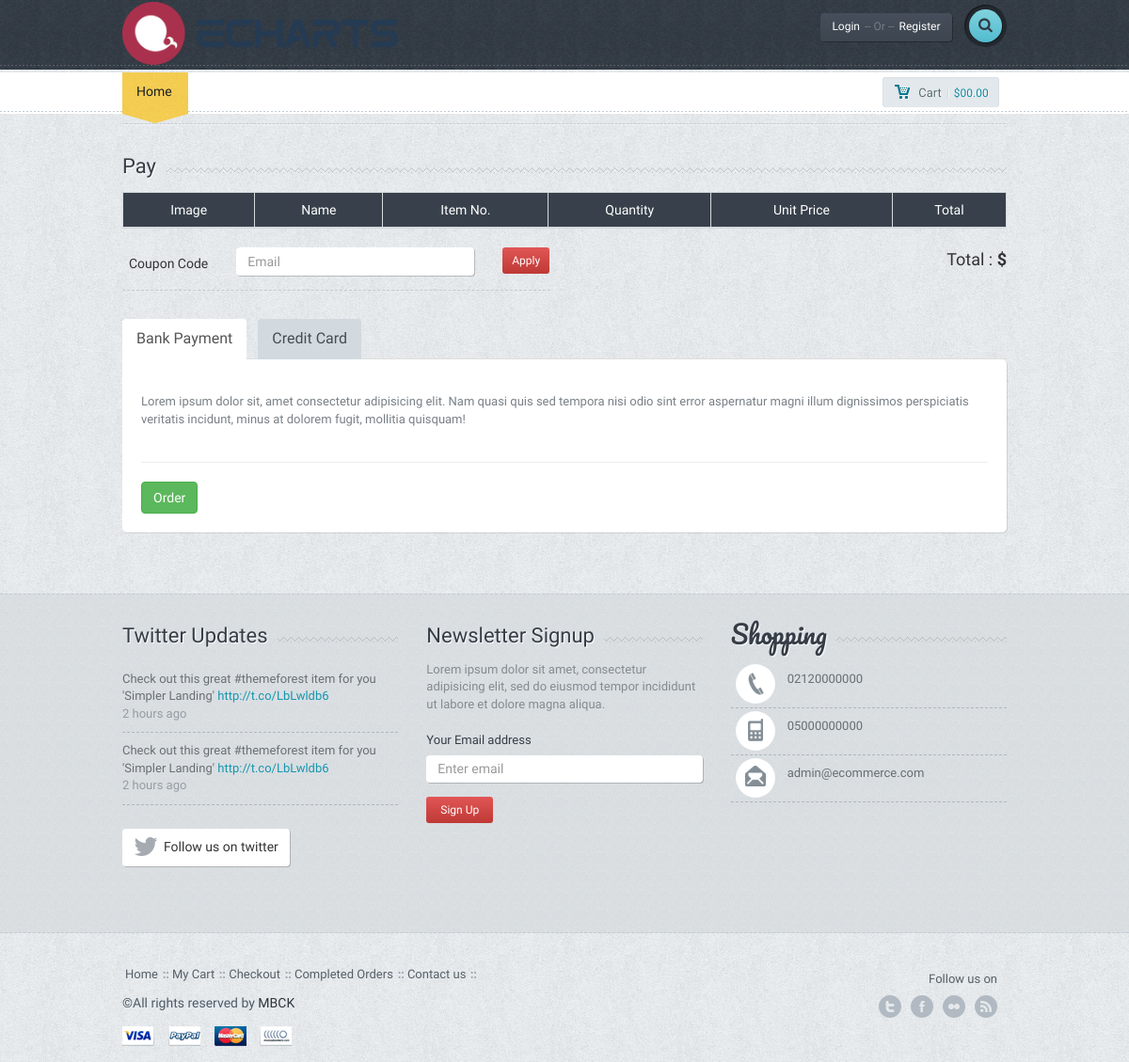
Page /pay.php on the earlier database version.
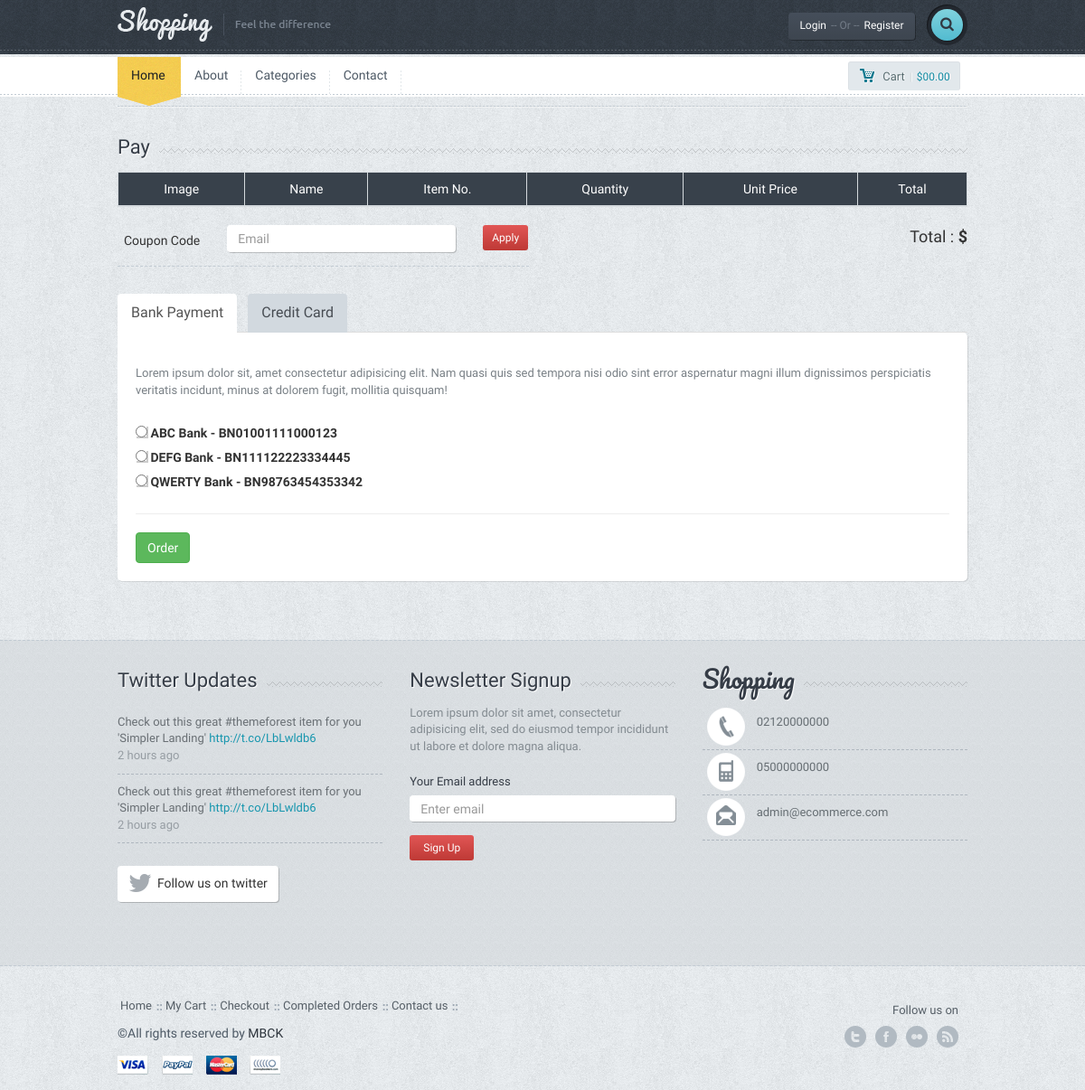
Same page on the later database version.
### tables this page shows
CREATE TABLE `setting` (
  `setting_id` int(11) NOT NULL,
  `setting_logo` varchar(150) DEFAULT NULL,
  `setting_url` varchar(50) NOT NULL,
  `setting_title` varchar(250) DEFAULT NULL,
  `setting_description` varchar(250) DEFAULT NULL,
  `setting_keywords` varchar(250) DEFAULT NULL,
  `setting_author` varchar(100) DEFAULT NULL,
  `setting_tel` varchar(50) DEFAULT NULL,
  `setting_gsm` varchar(50) DEFAULT NULL,
  `setting_fax` varchar(50) DEFAULT NULL,
  `setting_mail` varchar(50) DEFAULT NULL,
  `setting_district` varchar(50) DEFAULT NULL,
  `setting_country` varchar(50) DEFAULT NULL,
  `setting_adress` varchar(250) DEFAULT NULL,
  `setting_time` varchar(250) DEFAULT NULL,
  `setting_maps` varchar(250) DEFAULT NULL,
  `setting_analystic` varchar(250) DEFAULT NULL,
  `setting_desk` varchar(250) DEFAULT NULL,
  `setting_facebook` varchar(100) DEFAULT NULL,
  `setting_twitter` varchar(100) DEFAULT NULL,
  `setting_google` varchar(100) DEFAULT NULL,
  `setting_youtube` varchar(100) DEFAULT NULL,
  `setting_smtphost` varchar(50) DEFAULT NULL,
  `setting_smtppassword` varchar(50) DEFAULT NULL,
  `setting_smtpport` varchar(50) DEFAULT NULL,
  `setting_live` enum('0','1') NOT NULL DEFAULT '1'
);

CREATE TABLE `menu` (
  `menu_id` int(11) NOT NULL,
  `menu_top` varchar(50) NOT NULL,
  `menu_name` varchar(100) NOT NULL,
  `menu_detail` text NOT NULL,
  `menu_url` varchar(250) NOT NULL,
  `menu_order` int(2) NOT NULL,
  `menu_status` enum('0','1') NOT NULL,
  `menu_seourl` varchar(250) NOT NULL
);

CREATE TABLE `bank` (
  `bank_id` int(11) NOT NULL,
  `bank_name` varchar(100) NOT NULL,
  `bank_iban` varchar(100) NOT NULL,
  `bank_accountname` varchar(100) NOT NULL,
  `bank_status` enum('0','1') NOT NULL DEFAULT '0'
);

### admin/production/function.php (called while the page is built, shortened)
<?php
function seo($str, $options = array())
{
    $str = mb_convert_encoding((string)$str, 'UTF-8', mb_list_encodings());
    $defaults = array(
        'delimiter' => '-',
        'limit' => null,
        'lowercase' => true,
        'replacements' => array(),
        'transliterate' => true
    );
    $options = array_merge($defaults, $options);
    $str = preg_replace(array_keys($options['replacements']), $options['replacements'], $str);
    if ($options['transliterate']) {
        $str = str_replace(array_keys($char_map), $char_map, $str);
    }
    $str = preg_replace('/[^\p{L}\p{Nd}]+/u', $options['delimiter'], $str);
    $str = preg_replace('/(' . preg_quote($options['delimiter'], '/') . '){2,}/', '$1', $str);
    $str = mb_substr($str, 0, ($options['limit'] ? $options['limit'] : mb_strlen($str, 'UTF-8')), 'UTF-8');
    $str = trim($str, $options['delimiter']);
    return $options['lowercase'] ? mb_strtolower($str, 'UTF-8') : $str;
}
?>

### pay.php (the view, shortened to what this page needs)
<?php
		require_once 'header.php';
	?>
	<div class="container">
		<div class="lines"></div>
	</div>
	<div class="container">
		<div class="title-bg">
			<div class="title">Pay</div>
		</div>
		<div class="table-responsive">
			<table class="table table-bordered chart">
				<thead>
					<tr>
						<th>Image</th>
						<th>Name</th>
						<th>Item No.</th>
						<th>Quantity</th>
						<th>Unit Price</th>
						<th>Total</th>
					</tr>
				</thead>
			</table>
		</div>
		<div class="row">
			<div class="col-md-6">
				<form class="form-horizontal coupon" role="form">
					<div class="form-group">
						<label for="coupon" class="col-sm-3 control-label">Coupon Code</label>
						<div class="col-sm-7">
							<input type="email" class="form-control" id="coupon" placeholder="Email">
						</div>
						<div class="col-sm-2">
							<button class="btn btn-default btn-red btn-sm">Apply</button>
						</div>
					</div>
				</form>
			</div>
			<div class="col-md-3 col-md-offset-3">
			<div class="subtotal-wrap">
				<div class="total">Total : <span class="bigprice">$ <?php echo $total_price ?></span></div>
			</div>
			<div class="clearfix"></div>
			</div>
		</div>
        <div class="tab-review">
            <ul id="myTab" class="nav nav-tabs shop-tab">
				<li class="active"><a href="#bank" data-toggle="tab">Bank Payment</a></li>
				<li class=""><a href="#card" data-toggle="tab">Credit Card</a></li>
			</ul>
			<div id="myTabContent" class="tab-content shop-tab-ct">
				<div class="tab-pane fade active in" id="bank">
					<form action="admin/system/work.php" method="POST">
						<p>
							Lorem ipsum dolor sit, amet consectetur adipisicing elit.
							Nam quasi quis sed tempora nisi odio sint error aspernatur
							magni illum dignissimos perspiciatis veritatis incidunt,
							minus at dolorem fugit, mollitia quisquam!
						</p>
						<?php
							$bankcontrol=$db->prepare("SELECT * FROM bank order by bank_id ASC");
							$bankcontrol->execute();
							while($bankbring=$bankcontrol->fetch(PDO::FETCH_ASSOC)) {
						?>
							<div>
								<input type="radio" name="order_bank" value="<?php echo $bankbring['bank_name']?>">
								<label><?php echo $bankbring['bank_name']?> - <?php echo $bankbring['bank_iban']?></label>
							</div>
						<?php
							}
						?>
						<hr>
						<button class="btn btn-success" type="submit" name="bank_orderadd">Order</button>
					</form>
				</div>
			</div>
		</div>
		<div class="spacer"></div>
	</div>
	<?php
		require_once 'footer.php';
	?>

### header.php (shortened to what this page needs)
<?php
    require_once 'admin/system/connect.php';
	require_once 'admin/production/function.php';
	$sql=$db->prepare("SELECT * FROM setting WHERE setting_id=:id");
	$sql->execute(['id' => 1]);
	$settingbring=$sql->fetch(PDO::FETCH_ASSOC);
	$usersql=$db->prepare("SELECT * FROM user WHERE user_mail=:mail");
    $usersql->execute(['mail' => $_SESSION['usercustomer_mail']]);
    $userbring=$usersql->fetch(PDO::FETCH_ASSOC);
?>
<!DOCTYPE html>
<html lang="en">
  <head>
	<link href='font-awesome\css\font-awesome.css' rel="stylesheet" type="text/css">
    <link href="bootstrap\css\bootstrap.min.css" rel="stylesheet">
	<link rel="stylesheet" href="style.css">
	<link rel="stylesheet" type="text/css" href="js\product\jquery.fancybox.css?v=2.1.5" media="screen">
	<link rel="stylesheet" href="css\owl.carousel.css">
	<link rel="stylesheet" href="css\owl.transitions.css">
</head>
<body>
<div id="wrapper">
	<div class="header">
		<div class="container">
			<div class="row">
				<div class="col-xs-6 col-md-4 main-logo">
					<a href="index"><img src="<?php echo $settingbring['setting_logo']; ?>" alt="logo" class="logo img-responsive"></a>
				</div>
				<div class="col-md-8">
					<div class="pushright">
						<div class="top">
							<?php
								if(!isset($_SESSION['usercustomer_mail'])) {
							?>
								<a href="#" id="reg" class="btn btn-default btn-dark">Login<span>-- Or --</span>Register</a>
							<?php } else { ?>
								<a href="#" class="btn btn-default btn-dark">Welcome<span><?php echo $userbring['user_name']; ?> </span></a>
							<?php } ?>
							<div class="srch-wrap">
								<a href="#" id="srch" class="btn btn-default btn-search"><i class="fa fa-search"></i></a>
							</div>
						</div>
					</div>
				</div>
			</div>
		</div>
		<div class="dashed"></div>
	</div>
	<div class="main-nav">
		<div class="navbar navbar-default navbar-static-top">
			<div class="container">
				<div class="row">
					<div class="col-md-10">
						<div class="navbar-collapse collapse">
							<ul class="nav navbar-nav">
								<li><a href="index" class="active">Home</a><div class="curve"></div></li>
								<?php
									$menucontrol=$db->prepare("SELECT * FROM menu where menu_status=:mstatus order by menu_order ASC limit 5");
									$menucontrol->execute(
										[
											'mstatus' => 1
										]
									);
									while($menubring=$menucontrol->fetch(PDO::FETCH_ASSOC)) {
								?>
									<li><a href="<?php if(!empty($menubring['menu_url'])) { echo $menubring['menu_url']; } else { echo "page-".seo($menubring['menu_name']);} ?>"><?php echo $menubring['menu_name']?></a></li>
								<?php } ?>
							</ul>
						</div>
					</div>
					<div class="col-md-2 machart">
						<button id="popcart" class="btn btn-default btn-chart btn-sm "><span class="mychart">Cart</span>|<span class="allprice">$00.00</span></button>
					</div>
				</div>
			</div>
		</div>
	</div>

### footer.php (shortened to what this page needs)
<div class="f-widget">
		<div class="container">
			<div class="row">
				<div class="col-md-4">
					<div class="title-widget-bg">
						<div class="title-widget">Twitter Updates</div>
					</div>
					<ul class="tweets">
						<li>Check out this great #themeforest item for you
						'Simpler Landing' <a href="#">http://t.co/LbLwldb6 </a>
						<span>2 hours ago</span></li>
						<li class="lastone">Check out this great #themeforest item for you
						'Simpler Landing' <a href="#">http://t.co/LbLwldb6 </a>
						<span>2 hours ago</span></li>
					</ul>
					<a href="#" class="btn btn-default btn-follow"><i class="fa fa-twitter fa-2x"></i><div>Follow us on twitter</div></a>
				</div>
				<div class="col-md-4">
					<div class="title-widget-bg">
						<div class="title-widget">Newsletter Signup</div>
					</div>
					<div class="newsletter">
						<p>
							Lorem ipsum dolor sit amet, consectetur adipisicing elit, sed do eiusmod tempor incididunt ut labore et dolore magna aliqua.
						</p>
						<form role="form">
							<div class="form-group">
								<label>Your Email address</label>
								<input type="email" class="form-control newstler-input" id="exampleInputEmail1" placeholder="Enter email">
								<button class="btn btn-default btn-red btn-sm">Sign Up</button>
							</div>
						</form>
					</div>
				</div>
				<div class="col-md-4">
					<div class="title-widget-bg">
						<div class="title-widget-cursive">Shopping</div>
					</div>
					<ul class="contact-widget">
						<li class="fphone"><?php echo $settingbring['setting_tel']; ?></li>
						<li class="fmobile"><?php echo $settingbring['setting_gsm']; ?></li>
						<li class="fmail lastone"><?php echo $settingbring['setting_mail']; ?></li>
					</ul>
				</div>
			</div>
			<div class="spacer"></div>
		</div>
	</div>
	<div class="footer">
		<div class="container">
			<div class="row">
				<div class="col-md-9">
					<ul class="footermenu">
						<li><a href="index-1.htm">Home</a></li>
						<li><a href="cart.htm">My Cart</a></li>
						<li><a href="checkout.htm">Checkout</a></li>
						<li><a href="order.htm">Completed Orders</a></li>
						<li><a href="contact.htm">Contact us</a></li>
					</ul>
					<div class="f-credit">&copy;All rights reserved by <a href="#"><?php echo $settingbring['setting_author']; ?></a></div>
					<a href=""><div class="payment visa"></div></a>
					<a href=""><div class="payment paypal"></div></a>
					<a href=""><div class="payment mc"></div></a>
					<a href=""><div class="payment nh"></div></a>
				</div>
				<div class="col-md-3">
					<div class="followon">Follow us on</div>
					<div class="fsoc">
						<a href="http://<?php echo $settingbring['setting_twitter']; ?>" class="ftwitter">twitter</a>
						<a href="http://<?php echo $settingbring['setting_facebook']; ?>" class="ffacebook">facebook</a>
						<a href="http://<?php echo $settingbring['setting_youtube']; ?>" class="fflickr">youtube</a>
						<a href="http://<?php echo $settingbring['setting_google']; ?>" class="ffeed">google</a>
					</div>
					<div class="clearfix"></div>
				</div>
			</div>
		</div>
	</div>
	</div>
  </body>
</html>

Differences in the rows shown:
changed setting "MBCK": setting_logo: a different picture
added menu: menu_name "About"
added menu: menu_name "Categories"
added menu: menu_name "Contact"
added bank: bank_name "ABC Bank", bank_iban "BN01001111000123"
added bank: bank_name "DEFG Bank", bank_iban "BN111122223334445"
added bank: bank_name "QWERTY Bank", bank_iban "BN98763454353342"
